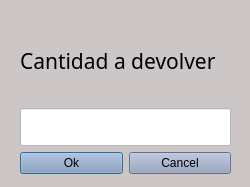
<?xml version="1.0" encoding="UTF-8"?>
<ui version="4.0">
 <class>Dialog</class>
 <widget class="QDialog" name="Dialog">
  <property name="geometry">
   <rect>
    <x>0</x>
    <y>0</y>
    <width>250</width>
    <height>187</height>
   </rect>
  </property>
  <property name="windowTitle">
   <string>Dialog</string>
  </property>
  <property name="windowIcon">
   <iconset>
    <normaloff>icons/Foto de Jebus.jpg</normaloff>icons/Foto de Jebus.jpg</iconset>
  </property>
  <property name="styleSheet">
   <string notr="true">*{font: 75 16pt &quot;Arial Unicode MS&quot;}
QWidget{
	background-color:rgb(204, 198, 199)
}
QTableWidget{
	background-color: rgb(238, 232, 233)
}
QLineEdit{
	background-color: white
}
QPushButton{
	background-color:rgb(144, 156, 186)
}</string>
  </property>
  <widget class="QWidget" name="">
   <property name="geometry">
    <rect>
     <x>20</x>
     <y>20</y>
     <width>211</width>
     <height>154</height>
    </rect>
   </property>
   <layout class="QVBoxLayout" name="verticalLayout">
    <item>
     <widget class="QLabel" name="label">
      <property name="font">
       <font>
        <family>Arial Unicode MS</family>
        <pointsize>16</pointsize>
        <weight>9</weight>
        <italic>false</italic>
        <bold>false</bold>
       </font>
      </property>
      <property name="text">
       <string>Cantidad a devolver</string>
      </property>
     </widget>
    </item>
    <item>
     <widget class="QLineEdit" name="cantidad">
      <property name="font">
       <font>
        <family>Arial Unicode MS</family>
        <pointsize>16</pointsize>
        <weight>9</weight>
        <italic>false</italic>
        <bold>false</bold>
       </font>
      </property>
     </widget>
    </item>
    <item>
     <layout class="QHBoxLayout" name="horizontalLayout">
      <item>
       <widget class="QPushButton" name="pushButton">
        <property name="text">
         <string>Ok</string>
        </property>
       </widget>
      </item>
      <item>
       <widget class="QPushButton" name="pushButton_2">
        <property name="text">
         <string>Cancel</string>
        </property>
       </widget>
      </item>
     </layout>
    </item>
   </layout>
  </widget>
 </widget>
 <resources/>
 <connections/>
</ui>
